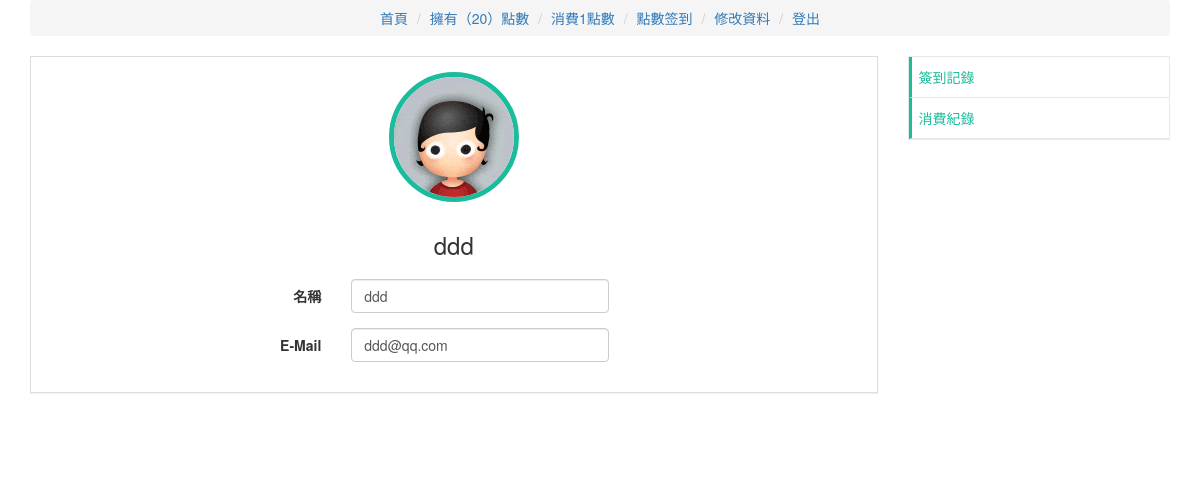
Screenshot of /user/index.php (signed in) with the database file from the repository.
### tables this page shows
CREATE TABLE `u_users` (
  `id` mediumint(9) NOT NULL COMMENT 'id号',
  `username` varchar(50) NOT NULL COMMENT '名稱',
  `password` varchar(50) NOT NULL COMMENT '用戶密碼',
  `integral` bigint(20) NOT NULL DEFAULT '20' COMMENT '用戶點數',
  `zc_time` bigint(20) NOT NULL COMMENT '註冊時間',
  `sex` tinyint(1) NOT NULL DEFAULT '1' COMMENT '1男0女 默认 1',
  `ip` varchar(25) NOT NULL DEFAULT '0' COMMENT '用戶最后登錄ip',
  `email` varchar(50) NOT NULL COMMENT 'E-Mail'
);

### user/index.php (the view, shortened to what this page needs)
<!DOCTYPE HTML>
<html>
<head>
    <link href="/static/css/bootstrap.min.css" rel="stylesheet">
</head>
<body>
<div class="container" style="min-height:450px;">
    <?php include 'header.php'; ?>
    <div class="row">
        <div class="col-sm-9" align="center">
            <div class="panel panel-default" style="border-radius: 0">
                <div class="panel-body">
                    <div class="row">
                        <div class="col-sm-12" style="text-align: center">
                            <img src="/static/img/noavatar_middle.gif"
                                 style="margin-left:auto;margin-right:auto;border-radius:70px;border:5px solid #1abc9c;">
                            <div style="margin: 30px 0 20px 0;">
                                <span class="h3"><?php echo $username; ?></span>
                            </div>
                        </div>
                        <div class="col-sm-offset-2 col-sm-7">
                            <form class="form-horizontal" style="background: none">
                                <div class="form-group">
                                    <label class="col-sm-4 control-label">名稱</label>
                                    <div class="col-sm-7">
                                        <input class="form-control" value="<?php echo $username; ?>">
                                    </div>
                                </div>
                                <div class="form-group">
                                    <label class="col-sm-4 control-label">E-Mail</label>
                                    <div class="col-sm-7">
                                        <input class="form-control" value="<?php echo $email; ?>">
                                    </div>
                                </div>
                            </form>
                        </div>
                    </div>
                </div>
            </div>
        </div>
        <?php include 'right.php'; ?>
    </div>
</div>
</body>
</html>

### user/header.php (shortened to what this page needs)
<?php
include '../config/config.inc.php';
$stmt = $pdo->prepare('SELECT	id,username,integral,zc_time,sex,email FROM u_users where id= ?');
$stmt->execute(array($_SESSION['user']['id']));
if ($stmt->rowCount() > 0) {
    list($id, $username, $integral, $zc_time, $sex, $email) = $stmt->fetch(PDO::FETCH_NUM);
}
?>
<ol class="breadcrumb" align="center">
    <li><a href="index.php">首頁</a></li>
    <li><a href="#">擁有（<?php echo $integral; ?>）點數</a></li>
    <li><a href="xiao_user.php?id=<?php echo $id; ?>">消費1點數</a></li>
    <li><a href="qian_user.php?id=<?php echo $id; ?>">點數签到</a></li>
    <li><a href="xiu_user.php?id=<?php echo $id; ?>">修改資料</a></li>
    <li><a href="loginout.php">登出</a></li>
</ol>

### user/header.php (style rules this page uses)
ol, ul { list-style: none; padding: 0; margin: 0 }

### rows the page displays
u_users: integral "20", username "ddd", email "ddd@qq.com"
